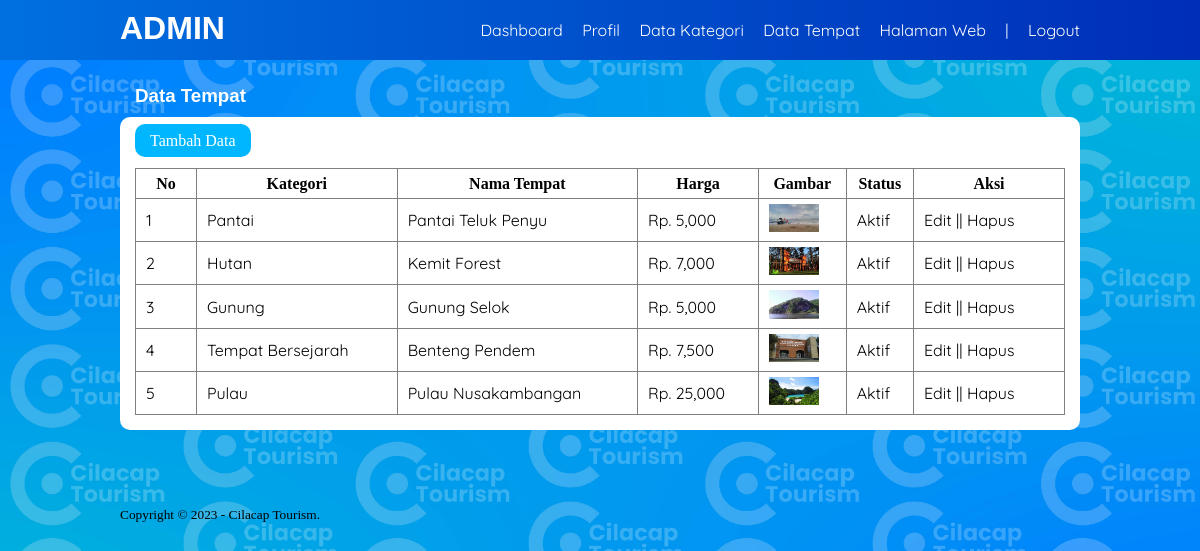
/Admin/data-produk.php (signed in), run on the app's committed database.
### tables this page shows
CREATE TABLE `tb_product` (
  `product_id` int(11) NOT NULL,
  `category_id` int(11) NOT NULL,
  `product_name` varchar(100) NOT NULL,
  `product_price` int(11) NOT NULL,
  `product_description` text NOT NULL,
  `product_image` varchar(100) NOT NULL,
  `product_status` tinyint(1) NOT NULL,
  `date_created` timestamp NOT NULL DEFAULT current_timestamp()
);

CREATE TABLE `tb_category` (
  `category_id` int(11) NOT NULL,
  `category_name` varchar(30) NOT NULL
);

### Admin/data-produk.php (the view, shortened to what this page needs)
<?php
	include '../Admin/function.php';
?>
<!DOCTYPE html>
<html>
<head>
	<link rel="stylesheet" type="text/css" href="../Admin/css/style2.css">
</head>
<body>
	<header>
		<div class="container">
			<h1 style="font-family: Arial, Helvetica, sans-serif"><a href="dashboard.php">ADMIN</a></h1>
			<ul>
				<li><a href="dashboard.php">Dashboard</a></li>
				<li><a href="profil.php">Profil</a></li>
				<li><a href="data-kategori.php">Data Kategori</a></li>
				<li><a href="data-produk.php">Data Tempat</a></li>
				<li><a href="../Utama/about.php">Halaman Web</a></li>
				<li><a> | </a></li>
				<li><a href="logout.php">Logout</a></li>
			</ul>
		</div>
	</header>
	<div class="section">
		<div class="container">
			<h3 style="font-family: Arial, Helvetica, sans-serif; margin-left: 15px">Data Tempat</h3>
			<div class="box">
			<a href="tambah-produk.php" class="btn">Tambah Data</a> <br> <br>
				<table border="1" cellspacing="0" class="table">
					<thead>
						<tr>
							<th width="60px">No</th>
							<th>Kategori</th>
							<th>Nama Tempat</th>
							<th>Harga</th>
							<th>Gambar</th>
							<th>Status</th>
							<th width="150px">Aksi</th>
						</tr>
					</thead>
					<tbody>
						<?php
							$no = 1;
							$produk = mysqli_query($conn, "SELECT * FROM tb_product LEFT JOIN tb_category USING (category_id) ORDER BY product_id DESC");
							if(mysqli_num_rows($produk) > 0){
							while($row = mysqli_fetch_array($produk)){
						?>
						<tr>
							<td><?php echo $no++ ?></td>
							<td><?php echo $row['category_name'] ?></td>
							<td><?php echo $row['product_name'] ?></td>
							<td>Rp. <?php echo number_format($row['product_price']) ?></td>
							<td><a href="produk/<?php echo $row['product_image'] ?>" target="_blank"> <img src="produk/<?php echo $row['product_image'] ?>" width="50px"> </a></td>
							<td><?php echo ($row['product_status'] == 0)? 'Tidak Aktif':'Aktif'; ?></td>
							<td>
								<a href="edit-produk.php?id=<?php echo $row['product_id'] ?>">Edit</a> || <a href="hapus.php?idp=<?php echo $row['product_id'] ?>" onclick="return confirm('Yakin Ingin Hapus?')">Hapus</a>
							</td>
						</tr>
						<?php }}else{ ?>
							<tr>
								<td colspan="7">Tidak Ada Data</td>
							</tr>
						<?php } ?>
					</tbody>
				</table>
			</div>
		</div>
	</div>
	<footer>
		<div class="container">
			<small>Copyright &copy; 2023 - Cilacap Tourism.</small>
		</div>
	</footer>
</body>
</html>

### Admin/css/style2.css (style rules this page uses)
* { padding: 0; margin: 0; }
body { background-image: url("../img/bannerutama1.jpg"); background-size: cover; }
a { color: inherit; text-decoration: none; }
h3 { font-family: 'Quicksand', sans-serif; color: #fff; }
.btn { padding: 8px 15px; background-color: #00b7ff; color: #fff; border: none; border-radius: 10px; cursor: pointer; }
header { background-image: linear-gradient(to right, #0070e0, #002eb7); color: #fff; font-family: 'Quicksand', sans-serif; }
header h1 { float: left; padding: 10px 0; }
header ul { float: right; font-family: 'Quicksand', sans-serif; }
header ul li { display: inline-block; }
header ul li a { padding: 20px 0 20px 15px; display: inline-block; }
footer { padding: 25px 0; }
.container { width: 80%; margin: 0 auto; }
.container:after { content: ''; display: block; clear: both; }
.section { padding: 25px 0; }
.box { background-color: #fff; border: 0px solid #ccc; border-radius: 10px; padding: 15px; box-sizing: border-box; margin: 10px 0 25px 0; }
.box:after { content: ''; display: block; clear: both; }
.table { width: 100%; border-collapse: collapse; }
.table tr { height: 30px; }
.table tr td { padding: 5px 10px; font-family: 'Quicksand', sans-serif; }

### data on the page
tb_product: category.category_name "Pantai", product_name "Pantai Teluk Penyu", product_price "5,000", product_image (picture), product_status "Aktif"
tb_product: category.category_name "Hutan", product_name "Kemit Forest", product_price "7,000", product_image (picture), product_status "Aktif"
tb_product: category.category_name "Gunung", product_name "Gunung Selok", product_price "5,000", product_image (picture), product_status "Aktif"
tb_product: category.category_name "Tempat Bersejarah", product_name "Benteng Pendem", product_price "7,500", product_image (picture), product_status "Aktif"
tb_product: category.category_name "Pulau", product_name "Pulau Nusakambangan", product_price "25,000", product_image (picture), product_status "Aktif"
